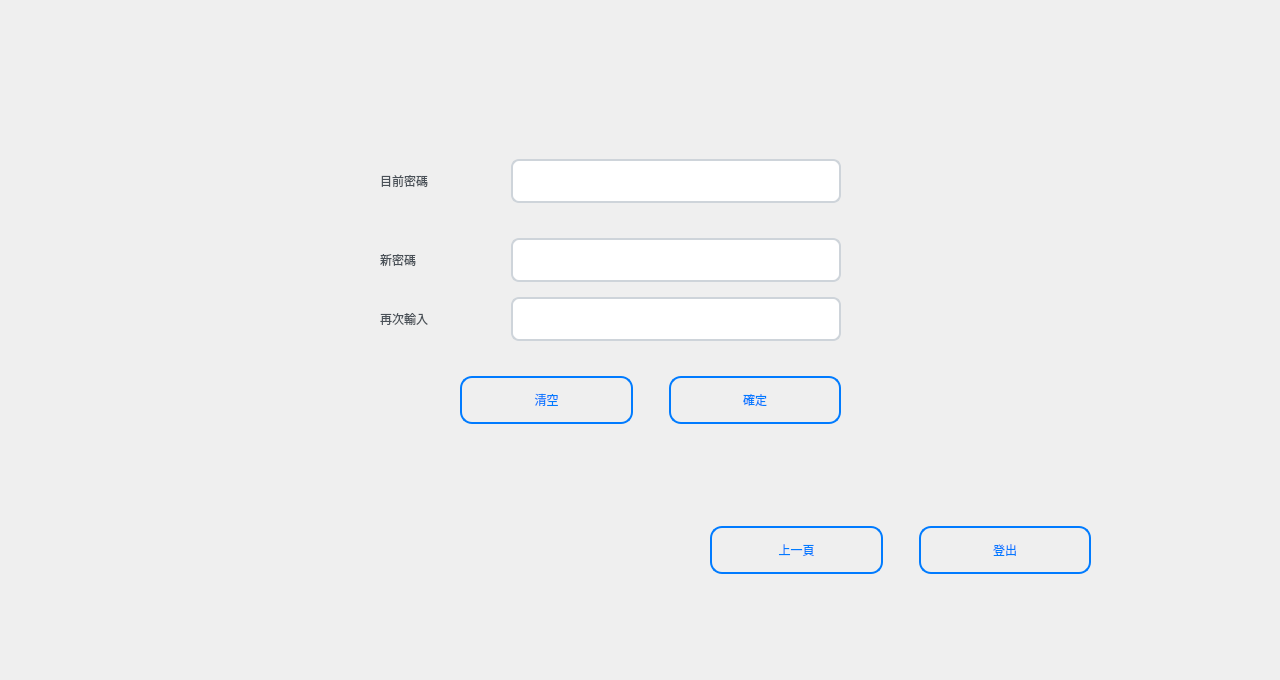
<?xml version="1.0" encoding="UTF-8"?>
<ui version="4.0">
 <class>changepasswordWindow</class>
 <widget class="QMainWindow" name="changepasswordWindow">
  <property name="geometry">
   <rect>
    <x>0</x>
    <y>0</y>
    <width>1280</width>
    <height>680</height>
   </rect>
  </property>
  <property name="windowTitle">
   <string>MainWindow</string>
  </property>
  <property name="styleSheet">
   <string notr="true">/* 主視窗樣式 - 更深藍漸層 */
QMainWindow {
    background: qlineargradient(x1: 0, y1: 0, x2: 1, y2: 1,
                                 stop: 0 #add8e6, stop: 1 #7bb3d9);
}</string>
  </property>
  <widget class="QWidget" name="centralwidget">
   <property name="styleSheet">
    <string notr="true">/* 全局樣式 - 更深藍背景 */
QWidget {
    background: qlineargradient(x1: 0, y1: 0, x2: 0, y2: 1,
                                 stop: 0 #c3e2f0, stop: 1 #87ceeb);
    font-family: &quot;Microsoft YaHei UI&quot;;
    color: #212529;
}



/* 讓 layout 容器透明 */
QWidget[class=&quot;QWidget&quot;] {
    background: transparent;
}</string>
   </property>
   <widget class="QWidget" name="horizontalLayoutWidget">
    <property name="geometry">
     <rect>
      <x>460</x>
      <y>360</y>
      <width>381</width>
      <height>80</height>
     </rect>
    </property>
    <layout class="QHBoxLayout" name="horizontalLayout">
     <item>
      <widget class="QPushButton" name="clear">
       <property name="styleSheet">
        <string notr="true">QPushButton {
    font: bold 14pt &quot;Microsoft YaHei UI&quot;;
    background: qlineargradient(x1: 0, y1: 0, x2: 0, y2: 1,
                                 stop: 0 #ffffff, stop: 1 #f8f9fa);
    border: 2px solid #007bff;
    border-radius: 12px;
    color: #007bff;
    padding: 12px 20px;
    min-height: 20px;
}

QPushButton:hover {
    background: qlineargradient(x1: 0, y1: 0, x2: 0, y2: 1,
                                 stop: 0 #007bff, stop: 1 #0056b3);
    color: white;
    border: 2px solid #0056b3;
}

QPushButton:pressed {
    background: qlineargradient(x1: 0, y1: 0, x2: 0, y2: 1,
                                 stop: 0 #0056b3, stop: 1 #004085);
}

QPushButton:disabled {
    background-color: #e9ecef;
    color: #6c757d;
    border: 2px solid #dee2e6;
}</string>
       </property>
       <property name="text">
        <string>清空</string>
       </property>
      </widget>
     </item>
     <item>
      <spacer name="horizontalSpacer">
       <property name="orientation">
        <enum>Qt::Orientation::Horizontal</enum>
       </property>
       <property name="sizeType">
        <enum>QSizePolicy::Policy::Fixed</enum>
       </property>
       <property name="sizeHint" stdset="0">
        <size>
         <width>30</width>
         <height>20</height>
        </size>
       </property>
      </spacer>
     </item>
     <item>
      <widget class="QPushButton" name="check">
       <property name="styleSheet">
        <string notr="true">QPushButton {
    font: bold 14pt &quot;Microsoft YaHei UI&quot;;
    background: qlineargradient(x1: 0, y1: 0, x2: 0, y2: 1,
                                 stop: 0 #ffffff, stop: 1 #f8f9fa);
    border: 2px solid #007bff;
    border-radius: 12px;
    color: #007bff;
    padding: 12px 20px;
    min-height: 20px;
}

QPushButton:hover {
    background: qlineargradient(x1: 0, y1: 0, x2: 0, y2: 1,
                                 stop: 0 #007bff, stop: 1 #0056b3);
    color: white;
    border: 2px solid #0056b3;
}

QPushButton:pressed {
    background: qlineargradient(x1: 0, y1: 0, x2: 0, y2: 1,
                                 stop: 0 #0056b3, stop: 1 #004085);
}

QPushButton:disabled {
    background-color: #e9ecef;
    color: #6c757d;
    border: 2px solid #dee2e6;
}</string>
       </property>
       <property name="text">
        <string>確定</string>
       </property>
      </widget>
     </item>
    </layout>
   </widget>
   <widget class="QWidget" name="gridLayoutWidget">
    <property name="geometry">
     <rect>
      <x>380</x>
      <y>150</y>
      <width>461</width>
      <height>202</height>
     </rect>
    </property>
    <layout class="QGridLayout" name="gridLayout">
     <item row="0" column="0">
      <widget class="QLabel" name="label">
       <property name="minimumSize">
        <size>
         <width>125</width>
         <height>0</height>
        </size>
       </property>
       <property name="styleSheet">
        <string notr="true">QLabel {
    font: bold 18pt &quot;Microsoft YaHei UI&quot;;
    color: #495057;
    background-color: transparent;
}

/* 標題標籤特殊樣式 */
QLabel[objectName*=&quot;title&quot;], QLabel[objectName*=&quot;header&quot;] {
    font: bold 24pt &quot;Microsoft YaHei UI&quot;;
    color: #ffffff;
    background: qlineargradient(x1: 0, y1: 0, x2: 1, y2: 0,
                                 stop: 0 #667eea, stop: 1 #764ba2);
    border-radius: 12px;
    padding: 15px;
    margin: 5px;
}
</string>
       </property>
       <property name="text">
        <string>目前密碼</string>
       </property>
      </widget>
     </item>
     <item row="0" column="1">
      <widget class="QLineEdit" name="nowpass">
       <property name="styleSheet">
        <string notr="true">QLineEdit {
    font: 14pt &quot;Microsoft YaHei UI&quot;;
    background-color: #ffffff;
    border: 2px solid #ced4da;
    border-radius: 8px;
    padding: 12px 16px;
    color: #495057;
}

QLineEdit:focus {
    border: 2px solid #007bff;
    background-color: #f8f9fa;
}

QLineEdit:disabled {
    background-color: #e9ecef;
    color: #6c757d;
    border: 2px solid #dee2e6;
}
</string>
       </property>
      </widget>
     </item>
     <item row="1" column="1">
      <spacer name="verticalSpacer">
       <property name="orientation">
        <enum>Qt::Orientation::Vertical</enum>
       </property>
       <property name="sizeType">
        <enum>QSizePolicy::Policy::Fixed</enum>
       </property>
       <property name="sizeHint" stdset="0">
        <size>
         <width>20</width>
         <height>20</height>
        </size>
       </property>
      </spacer>
     </item>
     <item row="2" column="0">
      <widget class="QLabel" name="label_2">
       <property name="styleSheet">
        <string notr="true">QLabel {
    font: bold 18pt &quot;Microsoft YaHei UI&quot;;
    color: #495057;
    background-color: transparent;
}

/* 標題標籤特殊樣式 */
QLabel[objectName*=&quot;title&quot;], QLabel[objectName*=&quot;header&quot;] {
    font: bold 24pt &quot;Microsoft YaHei UI&quot;;
    color: #ffffff;
    background: qlineargradient(x1: 0, y1: 0, x2: 1, y2: 0,
                                 stop: 0 #667eea, stop: 1 #764ba2);
    border-radius: 12px;
    padding: 15px;
    margin: 5px;
}
</string>
       </property>
       <property name="text">
        <string>新密碼</string>
       </property>
      </widget>
     </item>
     <item row="3" column="0">
      <widget class="QLabel" name="label_3">
       <property name="styleSheet">
        <string notr="true">QLabel {
    font: bold 18pt &quot;Microsoft YaHei UI&quot;;
    color: #495057;
    background-color: transparent;
}

/* 標題標籤特殊樣式 */
QLabel[objectName*=&quot;title&quot;], QLabel[objectName*=&quot;header&quot;] {
    font: bold 24pt &quot;Microsoft YaHei UI&quot;;
    color: #ffffff;
    background: qlineargradient(x1: 0, y1: 0, x2: 1, y2: 0,
                                 stop: 0 #667eea, stop: 1 #764ba2);
    border-radius: 12px;
    padding: 15px;
    margin: 5px;
}
</string>
       </property>
       <property name="text">
        <string>再次輸入</string>
       </property>
      </widget>
     </item>
     <item row="2" column="1">
      <widget class="QLineEdit" name="newpass">
       <property name="styleSheet">
        <string notr="true">QLineEdit {
    font: 14pt &quot;Microsoft YaHei UI&quot;;
    background-color: #ffffff;
    border: 2px solid #ced4da;
    border-radius: 8px;
    padding: 12px 16px;
    color: #495057;
}

QLineEdit:focus {
    border: 2px solid #007bff;
    background-color: #f8f9fa;
}

QLineEdit:disabled {
    background-color: #e9ecef;
    color: #6c757d;
    border: 2px solid #dee2e6;
}
</string>
       </property>
      </widget>
     </item>
     <item row="3" column="1">
      <widget class="QLineEdit" name="new2">
       <property name="styleSheet">
        <string notr="true">QLineEdit {
    font: 14pt &quot;Microsoft YaHei UI&quot;;
    background-color: #ffffff;
    border: 2px solid #ced4da;
    border-radius: 8px;
    padding: 12px 16px;
    color: #495057;
}

QLineEdit:focus {
    border: 2px solid #007bff;
    background-color: #f8f9fa;
}

QLineEdit:disabled {
    background-color: #e9ecef;
    color: #6c757d;
    border: 2px solid #dee2e6;
}
</string>
       </property>
      </widget>
     </item>
    </layout>
   </widget>
   <widget class="QWidget" name="horizontalLayoutWidget_2">
    <property name="geometry">
     <rect>
      <x>710</x>
      <y>510</y>
      <width>381</width>
      <height>80</height>
     </rect>
    </property>
    <layout class="QHBoxLayout" name="horizontalLayout_2">
     <item>
      <widget class="QPushButton" name="back">
       <property name="styleSheet">
        <string notr="true">QPushButton {
    font: bold 14pt &quot;Microsoft YaHei UI&quot;;
    background: qlineargradient(x1: 0, y1: 0, x2: 0, y2: 1,
                                 stop: 0 #ffffff, stop: 1 #f8f9fa);
    border: 2px solid #007bff;
    border-radius: 12px;
    color: #007bff;
    padding: 12px 20px;
    min-height: 20px;
}

QPushButton:hover {
    background: qlineargradient(x1: 0, y1: 0, x2: 0, y2: 1,
                                 stop: 0 #007bff, stop: 1 #0056b3);
    color: white;
    border: 2px solid #0056b3;
}

QPushButton:pressed {
    background: qlineargradient(x1: 0, y1: 0, x2: 0, y2: 1,
                                 stop: 0 #0056b3, stop: 1 #004085);
}

QPushButton:disabled {
    background-color: #e9ecef;
    color: #6c757d;
    border: 2px solid #dee2e6;
}</string>
       </property>
       <property name="text">
        <string>上一頁</string>
       </property>
      </widget>
     </item>
     <item>
      <spacer name="horizontalSpacer_2">
       <property name="orientation">
        <enum>Qt::Orientation::Horizontal</enum>
       </property>
       <property name="sizeType">
        <enum>QSizePolicy::Policy::Fixed</enum>
       </property>
       <property name="sizeHint" stdset="0">
        <size>
         <width>30</width>
         <height>20</height>
        </size>
       </property>
      </spacer>
     </item>
     <item>
      <widget class="QPushButton" name="logout">
       <property name="styleSheet">
        <string notr="true">
QPushButton {
    font: bold 14pt &quot;Microsoft YaHei UI&quot;;
    background: qlineargradient(x1: 0, y1: 0, x2: 0, y2: 1,
                                 stop: 0 #ffffff, stop: 1 #f8f9fa);
    border: 2px solid #007bff;
    border-radius: 12px;
    color: #007bff;
    padding: 12px 20px;
    min-height: 20px;
}

QPushButton:hover {
    background: qlineargradient(x1: 0, y1: 0, x2: 0, y2: 1,
                                 stop: 0 #007bff, stop: 1 #0056b3);
    color: white;
    border: 2px solid #0056b3;
}

QPushButton:pressed {
    background: qlineargradient(x1: 0, y1: 0, x2: 0, y2: 1,
                                 stop: 0 #0056b3, stop: 1 #004085);
}

QPushButton:disabled {
    background-color: #e9ecef;
    color: #6c757d;
    border: 2px solid #dee2e6;
}

/* 登出按鈕特殊樣式 */
QPushButton[objectName*=&quot;logout&quot;] {
    background: qlineargradient(x1: 0, y1: 0, x2: 0, y2: 1,
                                 stop: 0 #ff6b6b, stop: 1 #ee5a52);
    border: 2px solid #dc3545;
    color: white;
}

QPushButton[objectName*=&quot;logout&quot;]:hover {
    background: qlineargradient(x1: 0, y1: 0, x2: 0, y2: 1,
                                 stop: 0 #dc3545, stop: 1 #c82333);
}
</string>
       </property>
       <property name="text">
        <string>登出</string>
       </property>
      </widget>
     </item>
    </layout>
   </widget>
  </widget>
 </widget>
 <resources/>
 <connections/>
</ui>
